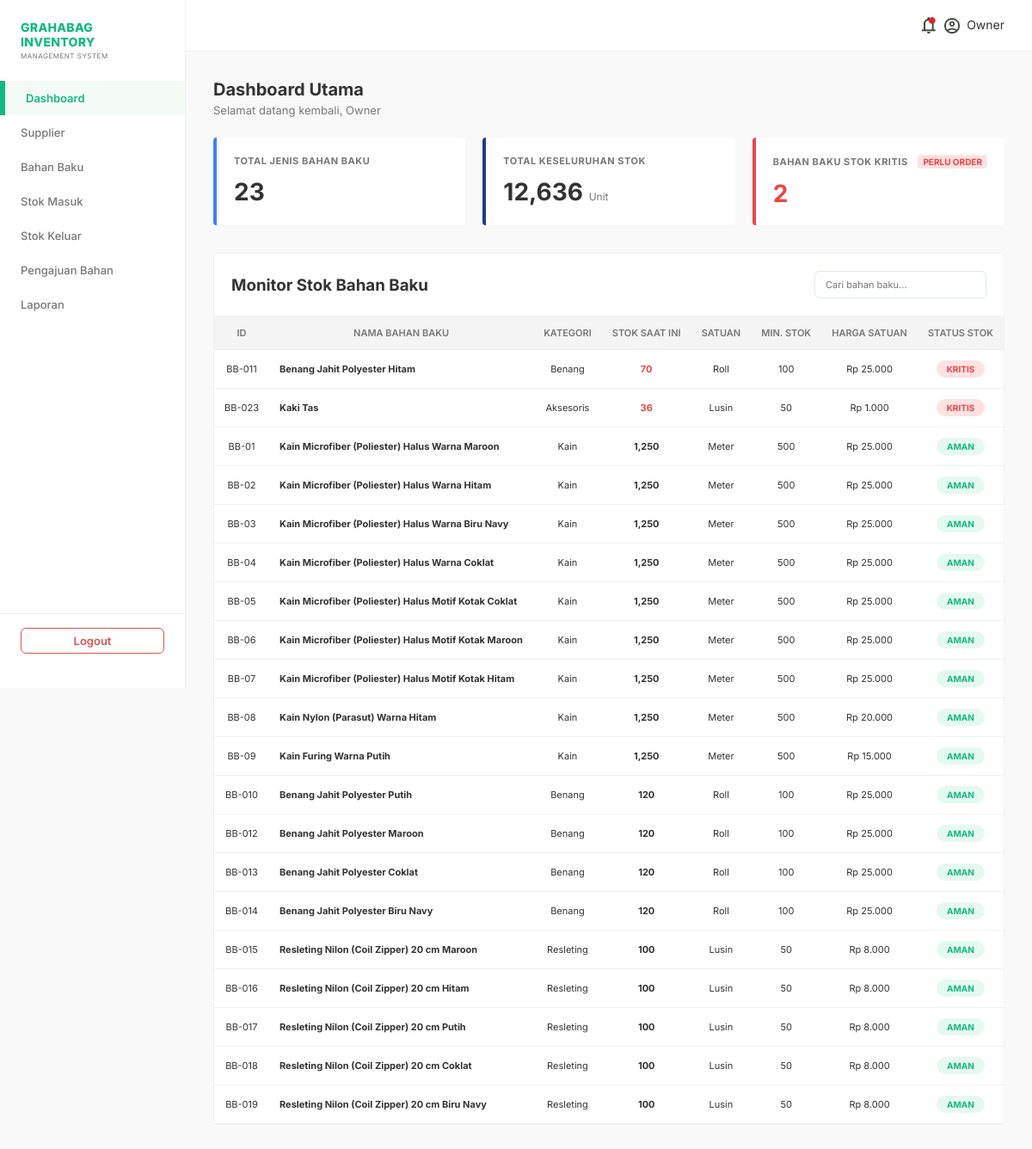
The app's page /pages/dashboard.php (signed in) with its own data.
### tables this page shows
CREATE TABLE material (
    material_id INT AUTO_INCREMENT PRIMARY KEY,
    category_id INT NOT NULL,
    material_name VARCHAR(100) NOT NULL,
    stock INT NOT NULL DEFAULT 0,
    unit VARCHAR(255) NOT NULL,
    minimum_stock INT NOT NULL DEFAULT 0,
    price DECIMAL(10,2) NOT NULL,
    FOREIGN KEY (category_id) REFERENCES category(category_id)
);

CREATE TABLE category (
    category_id INT AUTO_INCREMENT PRIMARY KEY,
    category_name VARCHAR(50) NOT NULL
);

### pages/dashboard.php (the view, shortened to what this page needs)
<?php
require_once '../includes/header.php';
require_once '../includes/sidebar.php';
$total_jenis_res = $conn->query("SELECT COUNT(*) as total FROM material");
$total_jenis = $total_jenis_res->fetch_assoc()['total'];
$total_stok_res = $conn->query("SELECT SUM(stock) as total FROM material");
$total_stok = $total_stok_res->fetch_assoc()['total'] ?? 0;
$stok_kritis_res = $conn->query("SELECT COUNT(*) as total FROM material WHERE stock <= minimum_stock");
$stok_kritis = $stok_kritis_res->fetch_assoc()['total'];
$query_material = "SELECT m.*, c.category_name FROM material m
                   JOIN category c ON m.category_id = c.category_id
                   ORDER BY CASE WHEN m.stock <= m.minimum_stock THEN 0 ELSE 1 END ASC, m.material_id ASC";
$materials = $conn->query($query_material);
?>
<div class="dashboard-header">
    <h1 class="page-title">Dashboard Utama</h1>
    <p class="welcome-text">Selamat datang kembali, <?php echo $_SESSION['full_name']; ?></p>
</div>
<div class="summary-cards">
    <div class="card card-blue">
        <h3>TOTAL JENIS BAHAN BAKU</h3>
        <p class="card-value"><?php echo $total_jenis; ?></p>
    </div>
    <div class="card card-dark-blue">
        <h3>TOTAL KESELURUHAN STOK</h3>
        <p class="card-value"><?php echo number_format($total_stok); ?> <span class="card-unit">Unit</span></p>
    </div>
    <div class="card card-red">
        <div class="card-red-header">
            <h3>BAHAN BAKU STOK KRITIS</h3>
            <span class="badge-order">PERLU ORDER</span>
        </div>
        <p class="card-value value-red"><?php echo $stok_kritis; ?></p>
    </div>
</div>
<div class="content-table-wrapper">
    <div class="table-header-actions">
        <h3>Monitor Stok Bahan Baku</h3>
        <div class="search-sub-box">
            <input type="text" id="tableSearch" placeholder="Cari bahan baku...">
        </div>
    </div>
    <table class="data-table">
        <thead>
            <tr>
                <th>ID</th>
                <th>NAMA BAHAN BAKU</th>
                <th>KATEGORI</th>
                <th>STOK SAAT INI</th>
                <th>SATUAN</th>
                <th>MIN. STOK</th>
                <th>HARGA SATUAN</th>
                <th>STATUS STOK</th>
            </tr>
        </thead>
        <tbody>
            <?php while($row = $materials->fetch_assoc()):
                $is_kritis = $row['stock'] <= $row['minimum_stock'];
                $status_class = $is_kritis ? 'badge-critical' : 'badge-safe';
                $status_text = $is_kritis ? 'KRITIS' : 'AMAN';
                $stock_class = $is_kritis ? 'text-danger-bold' : 'text-normal-bold';
            ?>
            <tr>
                <td>BB-0<?php echo $row['material_id']; ?></td>
                <td style="text-align: left;"><strong><?php echo $row['material_name']; ?></strong></td>
                <td><?php echo $row['category_name']; ?></td>
                <td class="<?php echo $stock_class; ?>"><?php echo number_format($row['stock']); ?></td>
                <td><?php echo $row['unit']; ?></td>
                <td><?php echo number_format($row['minimum_stock']); ?></td>
                <td>Rp <?php echo number_format($row['price'], 0, ',', '.'); ?></td>
                <td><span class="pill-stok <?php echo $status_class; ?>"><?php echo $status_text; ?></span></td>
            </tr>
            <?php endwhile; ?>
        </tbody>
    </table>
</div>
</body>
</html>

### assets/style.css (style rules this page uses)
:root { --main-green: #10b981; --light-green: #76c800; --pale-white: #f9f9f9; --light-gray: #f4f4f4; --accent-blue: #4fa3f7; --text-main: #333333; --text-secondary: #777777; --error-red: #d9534f; --success-green: #5cb85c; --border-color: #eef2f5; }
* { box-sizing: border-box; margin: 0; padding: 0; font-family: "Inter", sans-serif; }
body { background-color: var(--pale-white); color: var(--text-main); }
.dashboard-header { margin-bottom: 24px; }
.page-title { font-size: 20px; font-weight: 700; }
.welcome-text { font-size: 13px; color: var(--text-secondary); margin-top: 4px; }
.summary-cards { display: grid; grid-template-columns: repeat(3, 1fr); gap: 20px; margin-bottom: 32px; }
.card { background: #ffffff; padding: 20px; border-radius: 4px; border-left: 4px solid var(--accent-blue); box-shadow: 0 1px 3px rgba(0, 0, 0, 0.02); }
.card h3 { font-size: 11px; color: var(--text-secondary); letter-spacing: 0.5px; }
.card-value { font-size: 28px; font-weight: 700; margin-top: 12px; }
.card-blue { border-left-color: #3b82f6; }
.card-dark-blue { border-left-color: #1e3a8a; }
.card-red { border-left-color: #ef4444; }
.card-red-header { display: flex; justify-content: space-between; align-items: center; }
.badge-order { background-color: #fee2e2; color: #ef4444; font-size: 10px; font-weight: 700; padding: 2px 6px; border-radius: 4px; }
.value-red { color: #ef4444; }
.card-unit { font-size: 12px; color: var(--text-secondary); font-weight: normal; }
.content-table-wrapper { background: #ffffff; border: 1px solid var(--border-color); border-radius: 4px; }
.table-header-actions { padding: 20px; display: flex; justify-content: space-between; align-items: center; border-bottom: 1px solid var(--border-color); }
.search-sub-box input { padding: 8px 12px; border: 1px solid #e2e8f0; width: 200px; font-size: 11px; border-radius: 6px; outline: none; background-color: #ffffff; }
.data-table { width: 100%; border-collapse: collapse; text-align: left; font-size: 11px; }
.data-table th { background-color: var(--light-gray); padding: 12px 12px; font-weight: 600; color: var(--text-secondary); border-bottom: 1px solid var(--border-color); text-align: center; }
.data-table td { padding: 12px 12px; border-bottom: 1px solid var(--border-color); text-align: center; }
.text-danger-bold { color: #ef4444; font-weight: 700; }
.text-normal-bold { font-weight: 700; }
.pill-stok { display: inline-block; padding: 4px 12px; border-radius: 12px; font-size: 10px; font-weight: 700; }
.badge-safe { background-color: #e6f9f0; color: #10b981; }
.badge-critical { background-color: #fee2e2; color: #ef4444; }

### records on screen
material: material_id "11", material_name "Benang Jahit Polyester Hitam", category.category_name "Benang", stock "70", unit "Roll", minimum_stock "100", price "25.000", status_text "KRITIS"
material: material_id "23", material_name "Kaki Tas", category.category_name "Aksesoris", stock "36", unit "Lusin", minimum_stock "50", price "1.000", status_text "KRITIS"
material: material_id "1", material_name "Kain Microfiber (Poliester) Halus Warna Maroon", category.category_name "Kain", stock "1,250", unit "Meter", minimum_stock "500", price "25.000", status_text "AMAN"
material: material_id "2", material_name "Kain Microfiber (Poliester) Halus Warna Hitam", category.category_name "Kain", stock "1,250", unit "Meter", minimum_stock "500", price "25.000", status_text "AMAN"
material: material_id "3", material_name "Kain Microfiber (Poliester) Halus Warna Biru Navy", category.category_name "Kain", stock "1,250", unit "Meter", minimum_stock "500", price "25.000", status_text "AMAN"
material: material_id "4", material_name "Kain Microfiber (Poliester) Halus Warna Coklat", category.category_name "Kain", stock "1,250", unit "Meter", minimum_stock "500", price "25.000", status_text "AMAN"
material: material_id "5", material_name "Kain Microfiber (Poliester) Halus Motif Kotak Coklat", category.category_name "Kain", stock "1,250", unit "Meter", minimum_stock "500", price "25.000", status_text "AMAN"
material: material_id "6", material_name "Kain Microfiber (Poliester) Halus Motif Kotak Maroon", category.category_name "Kain", stock "1,250", unit "Meter", minimum_stock "500", price "25.000", status_text "AMAN"
material: material_id "7", material_name "Kain Microfiber (Poliester) Halus Motif Kotak Hitam", category.category_name "Kain", stock "1,250", unit "Meter", minimum_stock "500", price "25.000", status_text "AMAN"
material: material_id "8", material_name "Kain Nylon (Parasut) Warna Hitam", category.category_name "Kain", stock "1,250", unit "Meter", minimum_stock "500", price "20.000", status_text "AMAN"
material: material_id "9", material_name "Kain Furing Warna Putih", category.category_name "Kain", stock "1,250", unit "Meter", minimum_stock "500", price "15.000", status_text "AMAN"
material: material_id "10", material_name "Benang Jahit Polyester Putih", category.category_name "Benang", stock "120", unit "Roll", minimum_stock "100", price "25.000", status_text "AMAN"
material: material_id "12", material_name "Benang Jahit Polyester Maroon", category.category_name "Benang", stock "120", unit "Roll", minimum_stock "100", price "25.000", status_text "AMAN"
material: material_id "13", material_name "Benang Jahit Polyester Coklat", category.category_name "Benang", stock "120", unit "Roll", minimum_stock "100", price "25.000", status_text "AMAN"
material: material_id "14", material_name "Benang Jahit Polyester Biru Navy", category.category_name "Benang", stock "120", unit "Roll", minimum_stock "100", price "25.000", status_text "AMAN"
material: material_id "15", material_name "Resleting Nilon (Coil Zipper) 20 cm Maroon", category.category_name "Resleting", stock "100", unit "Lusin", minimum_stock "50", price "8.000", status_text "AMAN"
material: material_id "16", material_name "Resleting Nilon (Coil Zipper) 20 cm Hitam", category.category_name "Resleting", stock "100", unit "Lusin", minimum_stock "50", price "8.000", status_text "AMAN"
material: material_id "17", material_name "Resleting Nilon (Coil Zipper) 20 cm Putih", category.category_name "Resleting", stock "100", unit "Lusin", minimum_stock "50", price "8.000", status_text "AMAN"
material: material_id "18", material_name "Resleting Nilon (Coil Zipper) 20 cm Coklat", category.category_name "Resleting", stock "100", unit "Lusin", minimum_stock "50", price "8.000", status_text "AMAN"
material: material_id "19", material_name "Resleting Nilon (Coil Zipper) 20 cm Biru Navy", category.category_name "Resleting", stock "100", unit "Lusin", minimum_stock "50", price "8.000", status_text "AMAN"

### other values on screen
$_SESSION['full_name'] "Owner"
$total_jenis "23"
$total_stok "12,636"
$stok_kritis "2"
